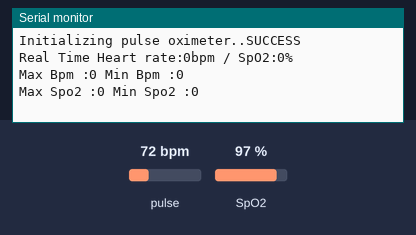
A sketch run on a simulated Arduino Uno, built with avr-gcc and run on an emulated ATmega328P. Shown: the last lines printed to the serial monitor. The inputs (shaded band) are chosen by the test bench; at power-on: pulse 72 bpm, SpO2 97 %.

Above: at 1.2 s.
1.3 s: pulse set to 42 bpm
2.8 s: SpO2 set to 80 %
At 4.2 s:
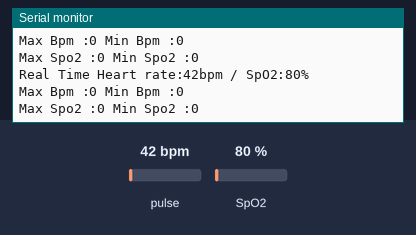
4.3 s: pulse set to 70 bpm
At 5.8 s:
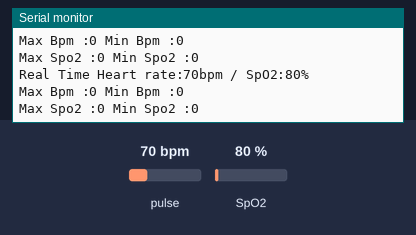
Timing chart, 0 to 7.3 s (numbered marks = the images above; inputs shaded):
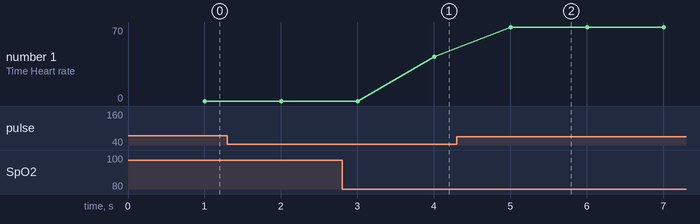

The sketch:

master_microv1.ino
```cpp
#include <MAX30100_PulseOximeter.h>
#include <SoftwareSerial.h>

#define REPORTING_PERIOD_MS     1000
SoftwareSerial pulseSerial(14, 15); //rx(D7), tx(D8) untuk menghubungkan dengan pulse

PulseOximeter pox;
uint32_t tsLastReport = 0;
long startMillis, currentMillis;
const long period = 20000;
int BPM, SPO2;
int maxBpm, minBpm;
int maxSpo, minSpo;
int count;

void onBeatDetected()
{
    Serial.println("Beat!");
}

void setup()
{
  Serial.begin(9200);
  pulseSerial.begin(115200);
  Serial.print("Initializing pulse oximeter..");

  // Initialize the PulseOximeter instance
  // Failures are generally due to an improper I2C wiring, missing power supply
  // or wrong target chip
  if (!pox.begin()) {
      Serial.println("FAILED");
      for(;;);
  } else {
      Serial.println("SUCCESS");
  }
}

void loop()
{
  // Make sure to call update as fast as possible
  pox.update();
  if (millis() - tsLastReport > REPORTING_PERIOD_MS) {
    BPM = pox.getHeartRate();
    SPO2 = pox.getSpO2();
    Serial.print("Real Time Heart rate:");
    Serial.print(BPM);
    Serial.print("bpm / SpO2:");
    Serial.print(SPO2);
    Serial.println("%");
    tsLastReport = millis();
    if(pox.getHeartRate() > 0 && pox.getSpO2() > 0){
      count++;
      if(count > 10){
        rangeBPM(BPM);
        rangeSPO2(SPO2);
      }
    }else{
      count = 0;
    }
    Serial.print("Max Bpm :");
    Serial.print(maxBpm);
    Serial.print(" Min Bpm :");
    Serial.println(minBpm);

    Serial.print("Max Spo2 :");
    Serial.print(maxSpo);
    Serial.print(" Min Spo2 :");
    Serial.println(minSpo);

    pulseSerial.print(0xAA); pulseSerial.print(":");
    pulseSerial.print(BPM); pulseSerial.print(":");
    pulseSerial.print(SPO2); pulseSerial.print(":");
    pulseSerial.print(maxBpm); pulseSerial.print(":");
    pulseSerial.print(minBpm); pulseSerial.print(":");
    pulseSerial.print(maxSpo); pulseSerial.print(":");
    pulseSerial.println(minSpo);

  }
}

void rangeBPM(int data){
  if(maxBpm == NULL && minBpm == NULL){
    maxBpm = data;
    minBpm = data;
  }else if(data > maxBpm){
    maxBpm = data;
  }else if(data < minBpm){
    minBpm = data;
  }
}

void rangeSPO2(int data){
  if(maxSpo == NULL && minSpo == NULL){
    maxSpo = data;
    minSpo = data;
  }else if(data > maxSpo){
    maxSpo = data;
  }else if(data < minSpo){
    minSpo = data;
  }
}
```

Measured:
- after the input at 2.8 s, the serial monitor: prints a new line after 1.2 s (image 1)
- after the input at 4.3 s, the serial monitor: prints a new line after 0.71 s (image 2)
- plotted number 1: 42 → 70 after the input at 4.3 s
